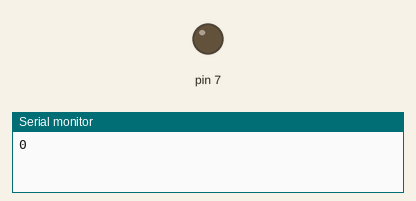
This sketch was run on a simulated Arduino Uno, built with avr-gcc and run on an emulated ATmega328P. On the bench: output pins drawn as LEDs (lit = HIGH), the last lines printed to the serial monitor.

Above: at 0.1 s.
At 51.3 s:
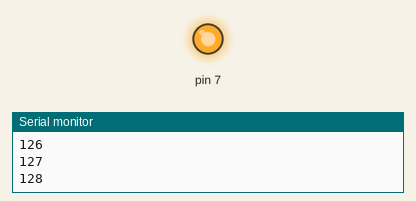
Timing chart, 0 to 103.9 s (numbered marks = the images above):
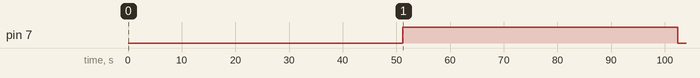

Measured:
- by itself, pin 7: LOW → HIGH at 51.2 s, → LOW 51.2 s later

The sketch:

2_5_2.ino
```cpp
/*
 * Generated using BlocklyDuino:
 *
 * https://github.com/MediaTek-Labs/BlocklyDuino-for-LinkIt
 *
 * Date: Wed, 31 Jul 2019 09:18:07 GMT
 */


int i;

void setup()
{
  Serial.begin(9600);


  pinMode(7, OUTPUT);
}


void loop()
{
  for (i = 0; i <= 255; i++) {
    analogWrite(7, i);
    Serial.println(i);
    delay(400);
  }
}
```
